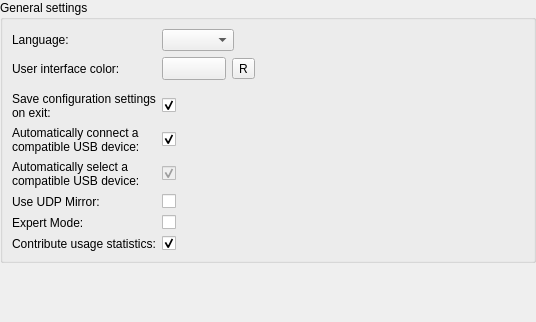
<?xml version="1.0" encoding="UTF-8"?>
<ui version="4.0">
 <class>Core::Internal::GeneralSettings</class>
 <widget class="QWidget" name="Core::Internal::GeneralSettings">
  <property name="geometry">
   <rect>
    <x>0</x>
    <y>0</y>
    <width>536</width>
    <height>322</height>
   </rect>
  </property>
  <layout class="QVBoxLayout" name="verticalLayout_2">
   <property name="leftMargin">
    <number>0</number>
   </property>
   <property name="topMargin">
    <number>0</number>
   </property>
   <property name="rightMargin">
    <number>0</number>
   </property>
   <property name="bottomMargin">
    <number>0</number>
   </property>
   <item>
    <widget class="QGroupBox" name="groupBox">
     <property name="title">
      <string>General settings</string>
     </property>
     <layout class="QGridLayout" name="gridLayout">
      <item row="0" column="0">
       <widget class="QLabel" name="label_3">
        <property name="text">
         <string>Language:</string>
        </property>
       </widget>
      </item>
      <item row="14" column="0">
       <widget class="QLabel" name="labelExpert">
        <property name="text">
         <string>Expert Mode:</string>
        </property>
       </widget>
      </item>
      <item row="13" column="2">
       <widget class="QCheckBox" name="cbUseUDPMirror">
        <property name="text">
         <string/>
        </property>
       </widget>
      </item>
      <item row="12" column="2">
       <widget class="QCheckBox" name="checkAutoSelect">
        <property name="enabled">
         <bool>false</bool>
        </property>
        <property name="text">
         <string/>
        </property>
        <property name="checked">
         <bool>true</bool>
        </property>
       </widget>
      </item>
      <item row="11" column="0">
       <widget class="QLabel" name="label_5">
        <property name="text">
         <string>Automatically connect a compatible USB device:</string>
        </property>
        <property name="wordWrap">
         <bool>true</bool>
        </property>
       </widget>
      </item>
      <item row="10" column="2">
       <widget class="QCheckBox" name="checkBoxSaveOnExit">
        <property name="text">
         <string/>
        </property>
        <property name="checked">
         <bool>true</bool>
        </property>
       </widget>
      </item>
      <item row="1" column="2">
       <widget class="QWidget" name="widget" native="true">
        <layout class="QGridLayout" name="gridLayout_2">
         <property name="leftMargin">
          <number>0</number>
         </property>
         <property name="topMargin">
          <number>0</number>
         </property>
         <property name="rightMargin">
          <number>0</number>
         </property>
         <property name="bottomMargin">
          <number>0</number>
         </property>
         <item row="0" column="1">
          <widget class="QToolButton" name="resetButton">
           <property name="toolTip">
            <string>Reset to default</string>
           </property>
           <property name="text">
            <string>R</string>
           </property>
           <property name="icon">
            <iconset resource="core.qrc">
             <normaloff>:/core/images/reset.png</normaloff>:/core/images/reset.png</iconset>
           </property>
          </widget>
         </item>
         <item row="0" column="0">
          <widget class="Utils::QtColorButton" name="colorButton">
           <property name="sizePolicy">
            <sizepolicy hsizetype="Preferred" vsizetype="Preferred">
             <horstretch>0</horstretch>
             <verstretch>0</verstretch>
            </sizepolicy>
           </property>
           <property name="minimumSize">
            <size>
             <width>64</width>
             <height>0</height>
            </size>
           </property>
           <property name="alphaAllowed" stdset="0">
            <bool>false</bool>
           </property>
          </widget>
         </item>
         <item row="0" column="2">
          <spacer name="horizontalSpacer">
           <property name="orientation">
            <enum>Qt::Horizontal</enum>
           </property>
           <property name="sizeHint" stdset="0">
            <size>
             <width>40</width>
             <height>20</height>
            </size>
           </property>
          </spacer>
         </item>
        </layout>
       </widget>
      </item>
      <item row="1" column="0">
       <widget class="QLabel" name="colorLabel">
        <property name="text">
         <string>User interface color:</string>
        </property>
       </widget>
      </item>
      <item row="15" column="0">
       <widget class="QLabel" name="labelExpert_2">
        <property name="text">
         <string>Contribute usage statistics:</string>
        </property>
       </widget>
      </item>
      <item row="9" column="2">
       <widget class="QWidget" name="widget_2" native="true">
        <layout class="QGridLayout" name="gridLayout_3">
         <property name="leftMargin">
          <number>0</number>
         </property>
         <property name="topMargin">
          <number>0</number>
         </property>
         <property name="rightMargin">
          <number>0</number>
         </property>
         <property name="bottomMargin">
          <number>0</number>
         </property>
        </layout>
       </widget>
      </item>
      <item row="14" column="2">
       <widget class="QCheckBox" name="cbExpertMode">
        <property name="text">
         <string/>
        </property>
       </widget>
      </item>
      <item row="11" column="2">
       <widget class="QCheckBox" name="checkAutoConnect">
        <property name="text">
         <string/>
        </property>
        <property name="checked">
         <bool>true</bool>
        </property>
       </widget>
      </item>
      <item row="13" column="0">
       <widget class="QLabel" name="labelUDP">
        <property name="text">
         <string>Use UDP Mirror:</string>
        </property>
       </widget>
      </item>
      <item row="0" column="2">
       <layout class="QHBoxLayout" name="horizontalLayout">
        <item>
         <widget class="QComboBox" name="languageBox"/>
        </item>
        <item>
         <spacer name="horizontalSpacer_3">
          <property name="orientation">
           <enum>Qt::Horizontal</enum>
          </property>
          <property name="sizeHint" stdset="0">
           <size>
            <width>40</width>
            <height>20</height>
           </size>
          </property>
         </spacer>
        </item>
       </layout>
      </item>
      <item row="10" column="0">
       <widget class="QLabel" name="label_4">
        <property name="text">
         <string>Save configuration settings on exit:</string>
        </property>
        <property name="wordWrap">
         <bool>true</bool>
        </property>
       </widget>
      </item>
      <item row="12" column="0">
       <widget class="QLabel" name="label_6">
        <property name="text">
         <string>Automatically select a compatible USB device:</string>
        </property>
        <property name="wordWrap">
         <bool>true</bool>
        </property>
       </widget>
      </item>
      <item row="15" column="2">
       <widget class="QCheckBox" name="cbUsageData">
        <property name="text">
         <string/>
        </property>
        <property name="checked">
         <bool>true</bool>
        </property>
       </widget>
      </item>
     </layout>
    </widget>
   </item>
   <item>
    <spacer name="verticalSpacer">
     <property name="orientation">
      <enum>Qt::Vertical</enum>
     </property>
     <property name="sizeHint" stdset="0">
      <size>
       <width>20</width>
       <height>111</height>
      </size>
     </property>
    </spacer>
   </item>
  </layout>
 </widget>
 <customwidgets>
  <customwidget>
   <class>Utils::QtColorButton</class>
   <extends>QToolButton</extends>
   <header>utils/qtcolorbutton.h</header>
  </customwidget>
 </customwidgets>
 <resources>
  <include location="core.qrc"/>
 </resources>
 <connections/>
</ui>
